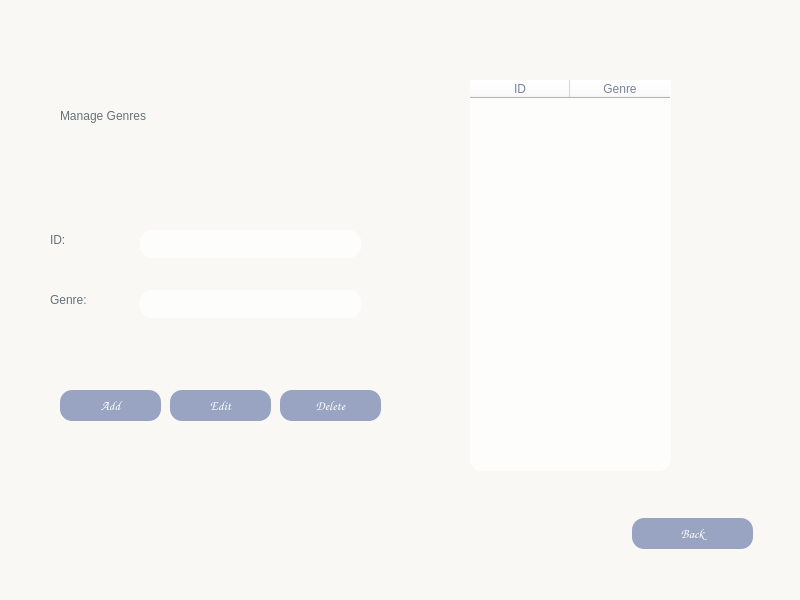
<?xml version="1.0" encoding="UTF-8"?>
<ui version="4.0">
 <class>ManageGenres</class>
 <widget class="QMainWindow" name="ManageGenres">
  <property name="geometry">
   <rect>
    <x>0</x>
    <y>0</y>
    <width>800</width>
    <height>600</height>
   </rect>
  </property>
  <property name="windowTitle">
   <string>MainWindow</string>
  </property>
  <property name="styleSheet">
   <string notr="true">background-color: rgb(250, 248, 245);</string>
  </property>
  <widget class="QWidget" name="centralwidget">
   <widget class="QTableWidget" name="genreTableWidget">
    <property name="geometry">
     <rect>
      <x>470</x>
      <y>80</y>
      <width>201</width>
      <height>391</height>
     </rect>
    </property>
    <property name="styleSheet">
     <string notr="true">color: rgb(121, 131, 154);
background-color: rgb(253, 253, 252);
border-radius: 12px;
font: 10pt &quot;Comic Sans MS&quot;;</string>
    </property>
    <column>
     <property name="text">
      <string>ID</string>
     </property>
    </column>
    <column>
     <property name="text">
      <string>Genre</string>
     </property>
    </column>
   </widget>
   <widget class="QLabel" name="label_2">
    <property name="geometry">
     <rect>
      <x>50</x>
      <y>230</y>
      <width>71</width>
      <height>20</height>
     </rect>
    </property>
    <property name="styleSheet">
     <string notr="true">color: rgb(100, 114, 121);
font: 12pt &quot;Comic Sans MS&quot;;</string>
    </property>
    <property name="text">
     <string>ID:</string>
    </property>
   </widget>
   <widget class="QLineEdit" name="bookID">
    <property name="geometry">
     <rect>
      <x>140</x>
      <y>230</y>
      <width>221</width>
      <height>28</height>
     </rect>
    </property>
    <property name="font">
     <font>
      <family>Comic Sans MS</family>
      <pointsize>12</pointsize>
     </font>
    </property>
    <property name="styleSheet">
     <string notr="true">color: rgb(121, 131, 154);
background-color: rgb(253, 253, 252);
border-radius: 12px;</string>
    </property>
   </widget>
   <widget class="QLineEdit" name="genre">
    <property name="geometry">
     <rect>
      <x>140</x>
      <y>290</y>
      <width>221</width>
      <height>28</height>
     </rect>
    </property>
    <property name="font">
     <font>
      <family>Comic Sans MS</family>
      <pointsize>12</pointsize>
     </font>
    </property>
    <property name="styleSheet">
     <string notr="true">color: rgb(121, 131, 154);
background-color: rgb(253, 253, 252);
border-radius: 12px;</string>
    </property>
    <property name="text">
     <string/>
    </property>
   </widget>
   <widget class="QLabel" name="label_3">
    <property name="geometry">
     <rect>
      <x>50</x>
      <y>290</y>
      <width>71</width>
      <height>20</height>
     </rect>
    </property>
    <property name="styleSheet">
     <string notr="true">color: rgb(100, 114, 121);
font: 12pt &quot;Comic Sans MS&quot;;</string>
    </property>
    <property name="text">
     <string>Genre:</string>
    </property>
   </widget>
   <widget class="QLabel" name="label">
    <property name="geometry">
     <rect>
      <x>60</x>
      <y>90</y>
      <width>211</width>
      <height>51</height>
     </rect>
    </property>
    <property name="styleSheet">
     <string notr="true">color: rgb(100, 114, 121);
font: 350 16pt &quot;Cascadia Code SemiLight&quot;;</string>
    </property>
    <property name="text">
     <string>Manage Genres</string>
    </property>
   </widget>
   <widget class="QPushButton" name="addButton">
    <property name="geometry">
     <rect>
      <x>60</x>
      <y>390</y>
      <width>101</width>
      <height>31</height>
     </rect>
    </property>
    <property name="font">
     <font>
      <family>Comic Sans MS</family>
      <pointsize>10</pointsize>
     </font>
    </property>
    <property name="cursor">
     <cursorShape>PointingHandCursor</cursorShape>
    </property>
    <property name="styleSheet">
     <string notr="true">color: rgb(255, 255, 255);
background-color: rgb(152, 164, 193);
border-radius: 12px;
</string>
    </property>
    <property name="text">
     <string>Add</string>
    </property>
   </widget>
   <widget class="QPushButton" name="editButton">
    <property name="geometry">
     <rect>
      <x>170</x>
      <y>390</y>
      <width>101</width>
      <height>31</height>
     </rect>
    </property>
    <property name="font">
     <font>
      <family>Comic Sans MS</family>
      <pointsize>10</pointsize>
     </font>
    </property>
    <property name="cursor">
     <cursorShape>PointingHandCursor</cursorShape>
    </property>
    <property name="styleSheet">
     <string notr="true">color: rgb(255, 255, 255);
background-color: rgb(152, 164, 193);
border-radius: 12px;
</string>
    </property>
    <property name="text">
     <string>Edit</string>
    </property>
   </widget>
   <widget class="QPushButton" name="deleteButton">
    <property name="geometry">
     <rect>
      <x>280</x>
      <y>390</y>
      <width>101</width>
      <height>31</height>
     </rect>
    </property>
    <property name="font">
     <font>
      <family>Comic Sans MS</family>
      <pointsize>10</pointsize>
     </font>
    </property>
    <property name="cursor">
     <cursorShape>PointingHandCursor</cursorShape>
    </property>
    <property name="styleSheet">
     <string notr="true">color: rgb(255, 255, 255);
background-color: rgb(152, 164, 193);
border-radius: 12px;
</string>
    </property>
    <property name="text">
     <string>Delete</string>
    </property>
   </widget>
   <widget class="QPushButton" name="backButton">
    <property name="geometry">
     <rect>
      <x>632</x>
      <y>518</y>
      <width>121</width>
      <height>31</height>
     </rect>
    </property>
    <property name="font">
     <font>
      <family>Comic Sans MS</family>
      <pointsize>10</pointsize>
     </font>
    </property>
    <property name="cursor">
     <cursorShape>PointingHandCursor</cursorShape>
    </property>
    <property name="styleSheet">
     <string notr="true">color: rgb(255, 255, 255);
background-color: rgb(152, 164, 193);
border-radius: 12px;
</string>
    </property>
    <property name="text">
     <string>Back</string>
    </property>
   </widget>
  </widget>
 </widget>
 <resources/>
 <connections/>
</ui>
